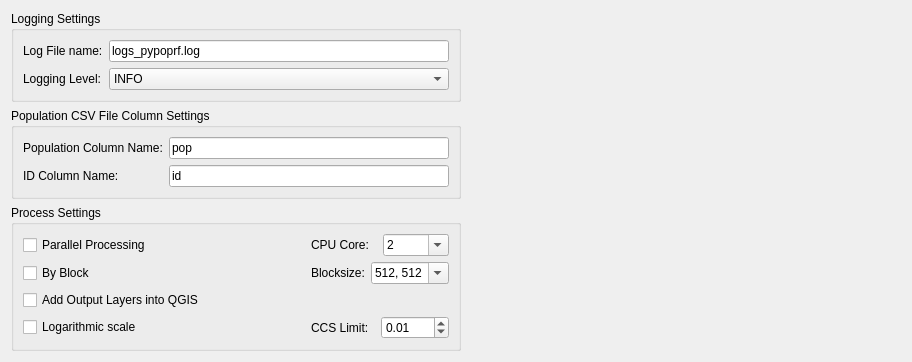
     <widget class="QWidget" name="tab_settings">
      <attribute name="title">
       <string>Settings</string>
      </attribute>
      <layout class="QGridLayout" name="gridLayout_11">
       <item row="0" column="0">
        <widget class="QGroupBox" name="groupBox_logging">
         <property name="title">
          <string>Logging Settings</string>
         </property>
         <layout class="QGridLayout" name="gridLayout_4">
          <item row="1" column="1">
           <widget class="QComboBox" name="comboBox">
            <item>
             <property name="text">
              <string>INFO</string>
             </property>
            </item>
            <item>
             <property name="text">
              <string>DEBUG</string>
             </property>
            </item>
           </widget>
          </item>
          <item row="0" column="1">
           <widget class="QLineEdit" name="logsColumnEdit">
            <property name="text">
             <string>logs_pypoprf.log</string>
            </property>
           </widget>
          </item>
          <item row="1" column="0">
           <widget class="QLabel" name="label_logging">
            <property name="text">
             <string>Logging Level:</string>
            </property>
           </widget>
          </item>
          <item row="0" column="0">
           <widget class="QLabel" name="label">
            <property name="text">
             <string>Log File name:</string>
            </property>
           </widget>
          </item>
         </layout>
        </widget>
       </item>
       <item row="1" column="0">
        <widget class="QGroupBox" name="groupBox_5">
         <property name="title">
          <string>Population CSV File Column Settings</string>
         </property>
         <layout class="QGridLayout" name="gridLayout_8">
          <item row="1" column="0">
           <widget class="QLabel" name="label_5">
            <property name="text">
             <string>ID Column Name:</string>
            </property>
           </widget>
          </item>
          <item row="1" column="1">
           <widget class="QLineEdit" name="idColumnEdit">
            <property name="text">
             <string>id</string>
            </property>
           </widget>
          </item>
          <item row="0" column="1">
           <widget class="QLineEdit" name="popColumnEdit">
            <property name="text">
             <string>pop</string>
            </property>
           </widget>
          </item>
          <item row="0" column="0">
           <widget class="QLabel" name="label_4">
            <property name="text">
             <string>Population Column Name:</string>
            </property>
           </widget>
          </item>
         </layout>
        </widget>
       </item>
       <item row="2" column="1">
        <spacer name="horizontalSpacer">
         <property name="orientation">
          <enum>Qt::Horizontal</enum>
         </property>
         <property name="sizeHint" stdset="0">
          <size>
           <width>440</width>
           <height>20</height>
          </size>
         </property>
        </spacer>
       </item>
       <item row="2" column="0">
        <widget class="QGroupBox" name="groupBoxOption">
         <property name="title">
          <string>Process Settings</string>
         </property>
         <layout class="QGridLayout" name="gridLayout_13">
          <item row="0" column="0">
           <widget class="QCheckBox" name="enableParallelCheckBox">
            <property name="text">
             <string>Parallel Processing</string>
            </property>
           </widget>
          </item>
          <item row="0" column="2">
           <spacer name="horizontalSpacer_3">
            <property name="orientation">
             <enum>Qt::Horizontal</enum>
            </property>
            <property name="sizeHint" stdset="0">
             <size>
              <width>95</width>
              <height>20</height>
             </size>
            </property>
           </spacer>
          </item>
          <item row="0" column="3">
           <layout class="QHBoxLayout" name="horizontalLayout_3">
            <item>
             <widget class="QLabel" name="label_2">
              <property name="text">
               <string>CPU Core:</string>
              </property>
             </widget>
            </item>
            <item>
             <widget class="QComboBox" name="cpuCoresComboBox">
              <property name="editable">
               <bool>true</bool>
              </property>
              <property name="currentText">
               <string>2</string>
              </property>
              <item>
               <property name="text">
                <string>2</string>
               </property>
              </item>
              <item>
               <property name="text">
                <string>12</string>
               </property>
              </item>
              <item>
               <property name="text">
                <string>4</string>
               </property>
              </item>
              <item>
               <property name="text">
                <string>6</string>
               </property>
              </item>
              <item>
               <property name="text">
                <string>8</string>
               </property>
              </item>
              <item>
               <property name="text">
                <string>10</string>
               </property>
              </item>
             </widget>
            </item>
           </layout>
          </item>
          <item row="1" column="0">
           <widget class="QCheckBox" name="enableBlockProcessingCheckBox">
            <property name="text">
             <string>By Block</string>
            </property>
           </widget>
          </item>
          <item row="1" column="2">
           <spacer name="horizontalSpacer_4">
            <property name="orientation">
             <enum>Qt::Horizontal</enum>
            </property>
            <property name="sizeHint" stdset="0">
             <size>
              <width>95</width>
              <height>20</height>
             </size>
            </property>
           </spacer>
          </item>
          <item row="1" column="3">
           <layout class="QHBoxLayout" name="horizontalLayout_2">
            <item>
             <widget class="QLabel" name="label_3">
              <property name="text">
               <string>Blocksize:</string>
              </property>
             </widget>
            </item>
            <item>
             <widget class="QComboBox" name="blockSizeComboBox">
              <property name="minimumSize">
               <size>
                <width>75</width>
                <height>0</height>
               </size>
              </property>
              <property name="editable">
               <bool>true</bool>
              </property>
              <item>
               <property name="text">
                <string>512, 512</string>
               </property>
              </item>
              <item>
               <property name="text">
                <string>256, 256</string>
               </property>
              </item>
             </widget>
            </item>
           </layout>
          </item>
          <item row="2" column="0" colspan="2">
           <widget class="QCheckBox" name="addToQgisCheckBox">
            <property name="text">
             <string>Add Output Layers into QGIS</string>
            </property>
           </widget>
          </item>
          <item row="3" column="0">
           <widget class="QCheckBox" name="logScaleCheckBox">
            <property name="enabled">
             <bool>true</bool>
            </property>
            <property name="text">
             <string>Logarithmic scale</string>
            </property>
            <property name="checked">
             <bool>false</bool>
            </property>
           </widget>
          </item>
          <item row="3" column="1" colspan="2">
           <spacer name="horizontalSpacer_2">
            <property name="orientation">
             <enum>Qt::Horizontal</enum>
            </property>
            <property name="sizeHint" stdset="0">
             <size>
              <width>147</width>
              <height>20</height>
             </size>
            </property>
           </spacer>
          </item>
          <item row="3" column="3">
           <layout class="QGridLayout" name="gridLayout_2">
            <item row="0" column="0">
             <widget class="QLabel" name="label_6">
              <property name="text">
               <string>CCS Limit:</string>
              </property>
             </widget>
            </item>
            <item row="0" column="1">
             <widget class="QDoubleSpinBox" name="selectionThresholdLimit">
              <property name="minimum">
               <double>-100.000000000000000</double>
              </property>
              <property name="maximum">
               <double>100.000000000000000</double>
              </property>
              <property name="singleStep">
               <double>0.010000000000000</double>
              </property>
              <property name="value">
               <double>0.010000000000000</double>
              </property>
             </widget>
            </item>
           </layout>
          </item>
         </layout>
        </widget>
       </item>
      </layout>
     </widget>
